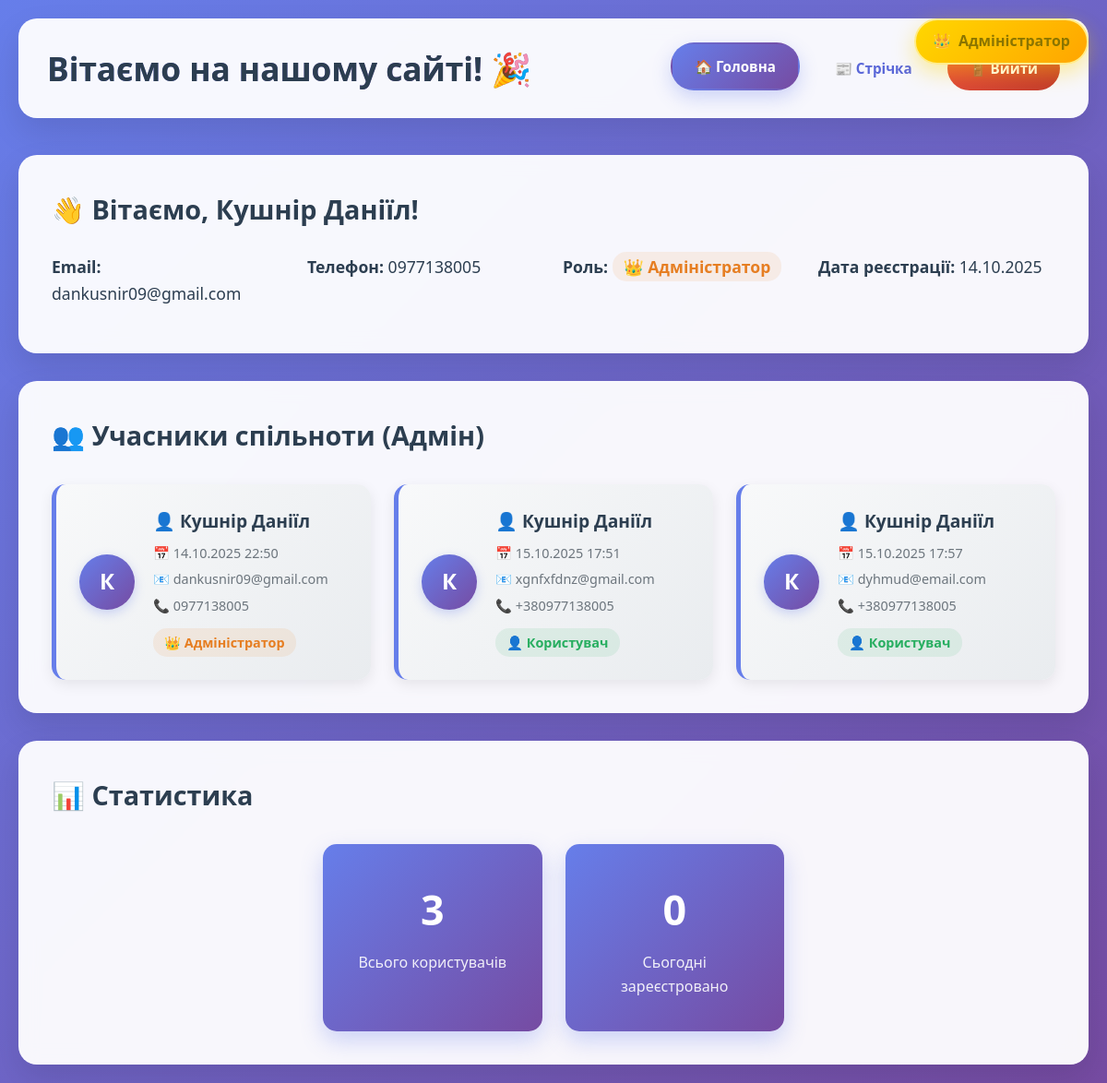
The page /home (signed in) on the database as committed earlier.
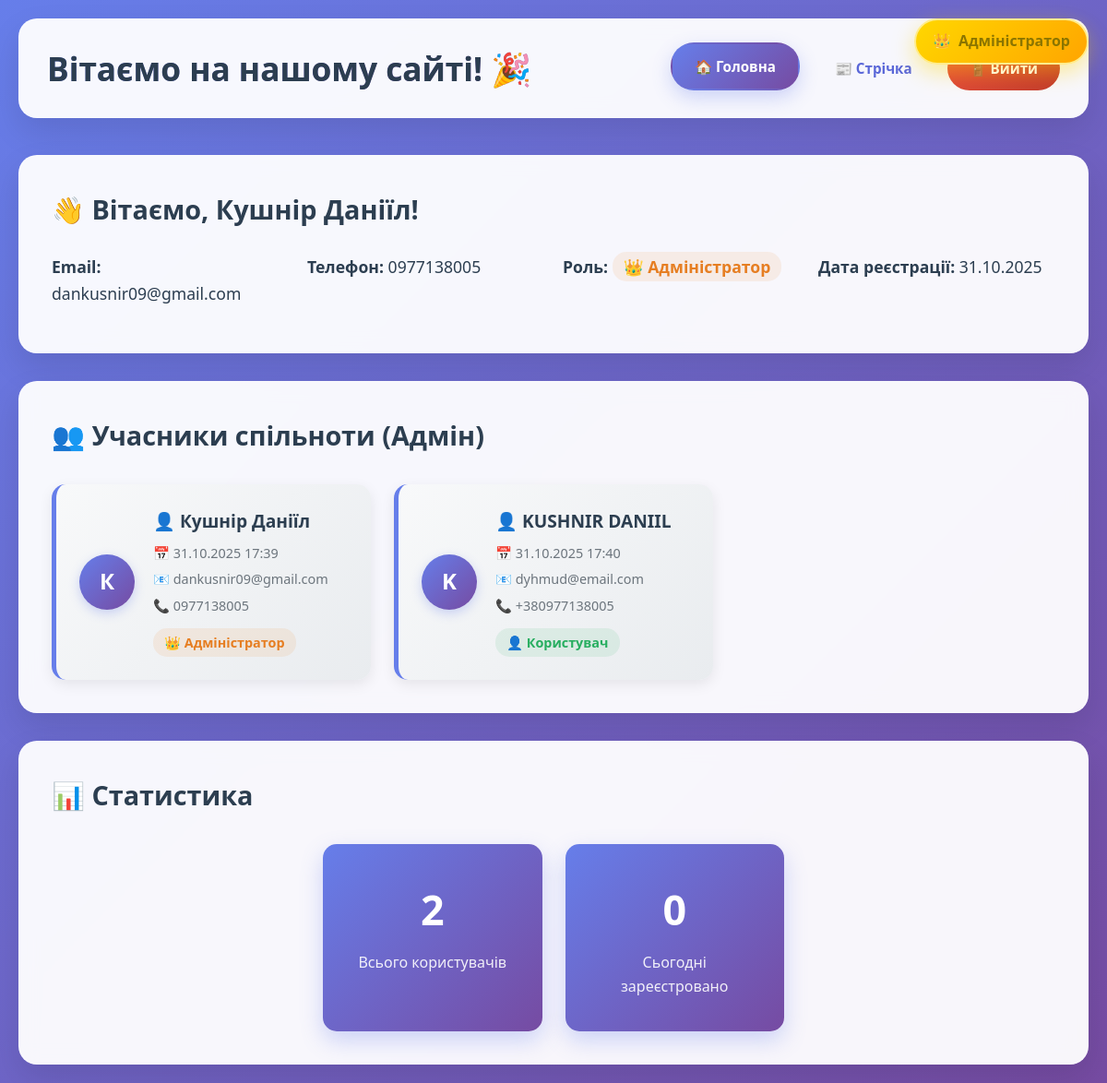
The same page on the database as committed later.
### app.py (models this page shows)
class User(db.Model):
    id = db.Column(db.Integer, primary_key=True)
    fullName = db.Column(db.String(100), nullable=False)
    email = db.Column(db.String(100), unique=True, nullable=False)
    phone = db.Column(db.String(20), nullable=False)
    password = db.Column(db.String(128), nullable=False)
    registration_date = db.Column(db.DateTime, default=datetime.utcnow)
    role = db.Column(db.String(20), default='user')
    posts = db.relationship('Post', backref='author', lazy=True)

### app.py (the view)
@app.route('/')
@app.route('/home')
def home():
    if 'user_id' not in session:
        return redirect('/index')
    users = User.query.all()
    today = date.today()
    today_users = User.query.filter(db.func.date(User.registration_date) == today).count()
    current_user = User.query.get(session['user_id'])
    return render_template('home.html',
                         users=users,
                         today_users=today_users,
                         current_user=current_user)

### templates/home.html (shortened to what this page needs)
<!DOCTYPE html>
<html lang="uk">
<head>
    <link rel="stylesheet" href="/static/home.css">
</head>
<body>
    <div class="container">
        {% if current_user.role == 'admin' %}
        <div class="admin-corner-info">
            <span class="admin-crown">👑</span>
            <span class="admin-text">Адміністратор</span>
        </div>
        {% endif %}
        <header class="header">
            <div class="header-content">
                <h1>Вітаємо на нашому сайті! 🎉</h1>
                <nav class="nav">
                    <a href="/home" class="nav-link active">🏠 Головна</a>
                    <a href="/newsfeed" class="nav-link">📰 Стрічка</a>
                    <a href="/logout" class="logout-btn">🚪 Вийти</a>
                </nav>
            </div>
        </header>
        <main class="main-content">
            <section class="welcome-section">
                <div class="welcome-card">
                    <h2>👋 Вітаємо, {{ current_user.fullName }}!</h2>
                    <div class="user-info">
                        <p><strong>Email:</strong> {{ current_user.email }}</p>
                        <p><strong>Телефон:</strong> {{ current_user.phone }}</p>
                        <p><strong>Роль:</strong>
                            {% if current_user.role == 'admin' %}
                                <span class="admin-role">👑 Адміністратор</span>
                            {% else %}
                                <span class="user-role">👤 Користувач</span>
                            {% endif %}
                        </p>
                        <p><strong>Дата реєстрації:</strong> {{ current_user.registration_date.strftime('%d.%m.%Y') }}</p>
                    </div>
                </div>
            </section>
            {% if current_user.role == 'admin' %}
            <section class="users-section">
                <h2>👥 Учасники спільноти (Адмін)</h2>
                <div class="users-container">
                    {% for user in users %}
                        <div class="user-card">
                            <div class="user-avatar">
                                {{ user.fullName[0] }}
                            </div>
                            <div class="user-details">
                                <div class="user-name">👤 {{ user.fullName }}</div>
                                <div class="user-date">📅 {{ user.registration_date.strftime('%d.%m.%Y %H:%M') }}</div>
                                <div class="user-email">📧 {{ user.email }}</div>
                                <div class="user-phone">📞 {{ user.phone }}</div>
                                {% if user.role == 'admin' %}
                                    <div class="user-role admin">👑 Адміністратор</div>
                                {% else %}
                                    <div class="user-role user">👤 Користувач</div>
                                {% endif %}
                            </div>
                        </div>
                    {% else %}
                        <div class="empty-state">
                            <p>Поки що немає зареєстрованих користувачів</p>
                            <p>Будьте першим!</p>
                        </div>
                    {% endfor %}
                </div>
            </section>
            <section class="stats-section">
                <h2>📊 Статистика</h2>
                <div class="stats-cards">
                    <div class="stat-card">
                        <div class="stat-number">{{ users|length }}</div>
                        <div class="stat-label">Всього користувачів</div>
                    </div>
                    <div class="stat-card">
                        <div class="stat-number">{{ today_users }}</div>
                        <div class="stat-label">Сьогодні зареєстровано</div>
                    </div>
                </div>
            </section>
            {% endif %}
        </main>
    </div>
</body>
</html>

Rows that differ between the two databases and show on the page:
removed User: fullName "К", fullName "Кушнір Даніїл", registration_date "15.10.2025 17:51", email "xgnfxfdnz@gmail.com", phone "+380977138005", role "👤 Користувач"
removed User: fullName "К", fullName "Кушнір Даніїл", registration_date "15.10.2025 17:57", email "dyhmud@email.com", phone "+380977138005", role "👤 Користувач"
changed User "Кушнір Даніїл": registration_date "14.10.2025" → "31.10.2025"; registration_date "14.10.2025 22:50" → "31.10.2025 17:39"
added User: fullName "K", fullName "KUSHNIR DANIIL", registration_date "31.10.2025 17:40", email "dyhmud@email.com", phone "+380977138005", role "👤 Користувач"
Other text that changed with them:
{{ users|length }}: "3" → "2"
